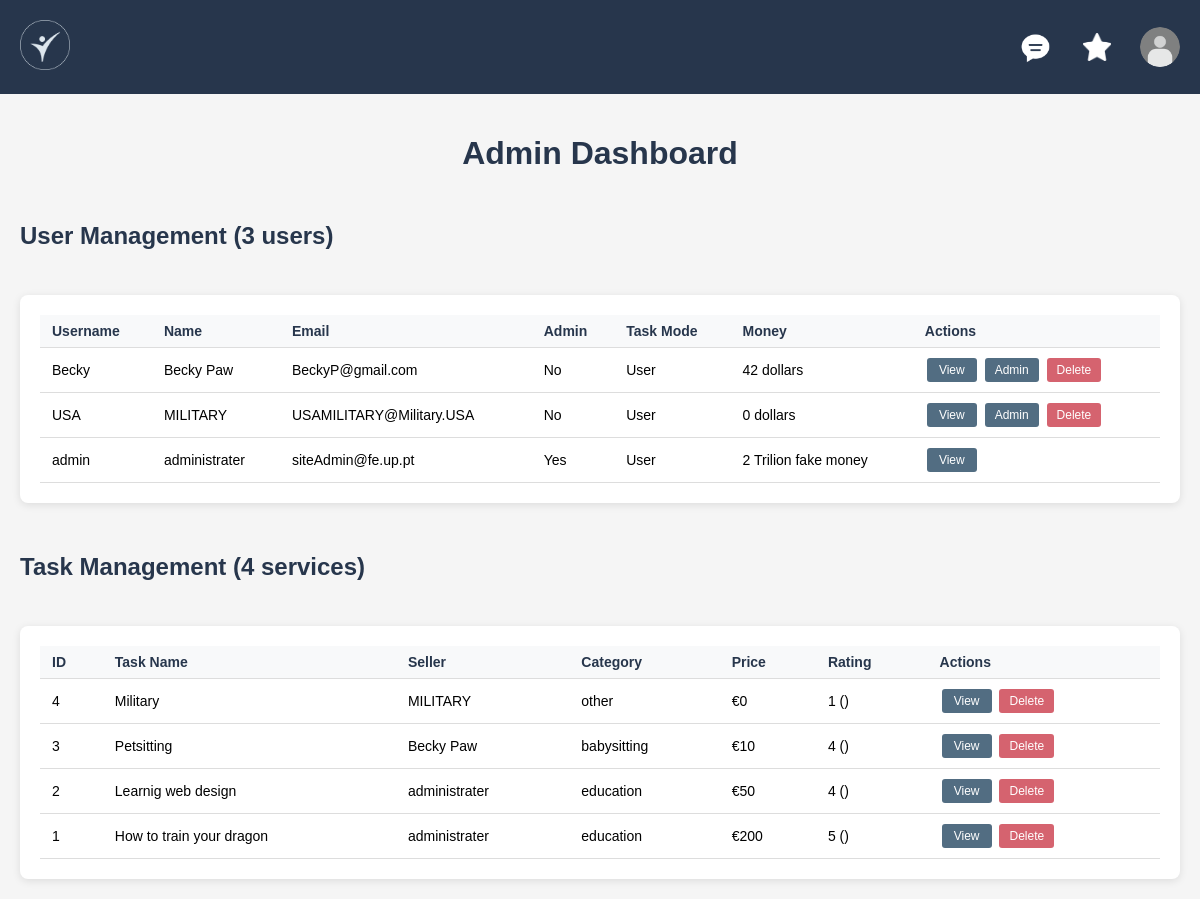
The app's page /pages/admin.php (signed in), older data.
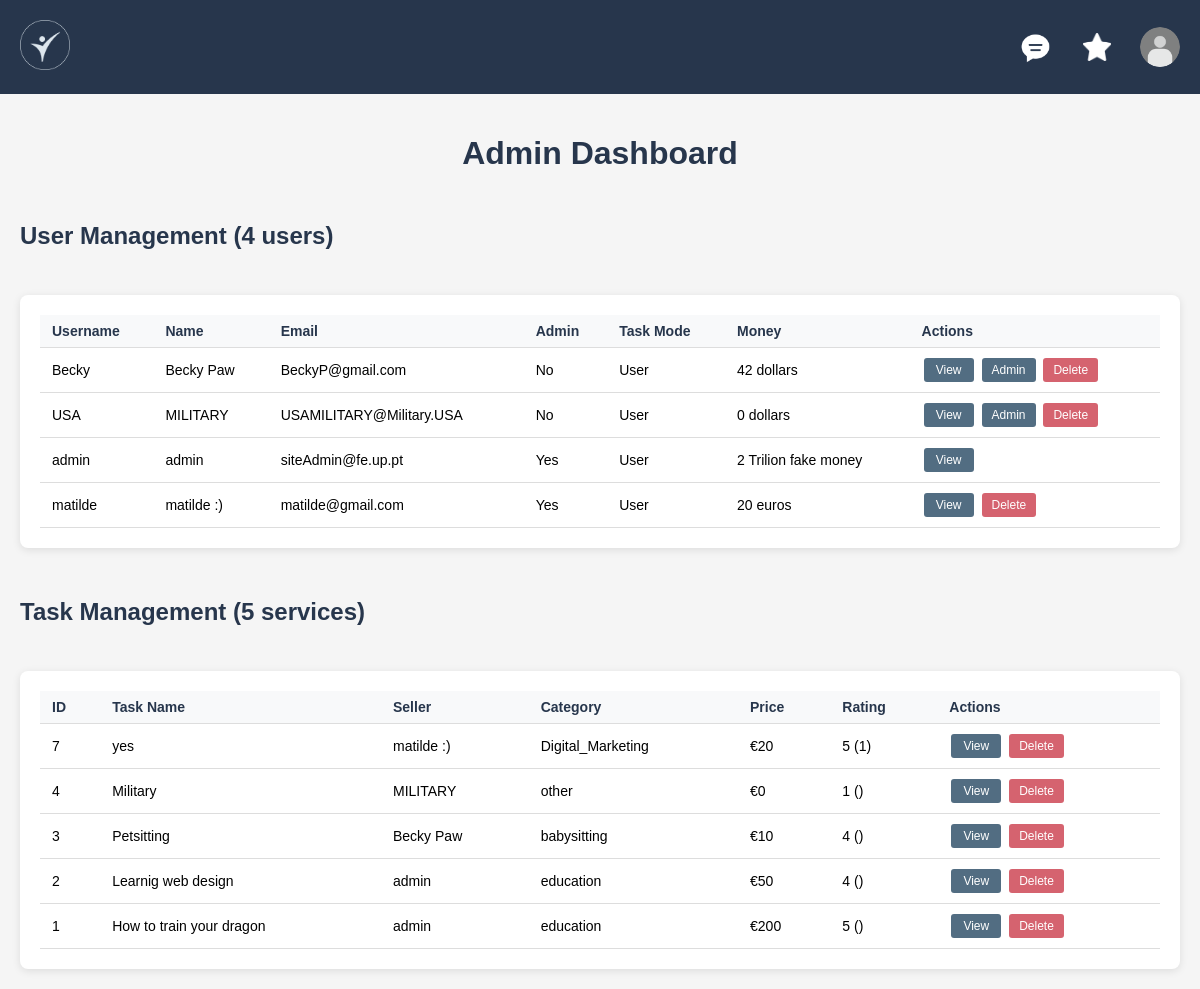
The same page, newer data.
### tables this page shows
CREATE TABLE users (
    username VARCHAR PRIMARY KEY,
    name VARCHAR NOT NULL,
    password VARCHAR NOT NULL,
    email VARCHAR NOT NULL,
    admin_power BOOLEAN,
    task_mode BOOLEAN,
    bio VARCHAR,
    profile_photo VARCHAR(255), 
    skills TEXT,
    money string NOT NULL 
);

CREATE TABLE services (
    id INTEGER PRIMARY KEY AUTOINCREMENT,
    taskname VARCHAR NOT NULL,
    pricing INTEGER NOT NULL,
    delivery_time VARCHAR REFERENCES delivery_time,
    description VARCHAR,
    rating INTEGER,
    Nrating INTEGER,
    category VARCHAR REFERENCES categories,
    user VARCHAR REFERENCES users ON DELETE CASCADE,
    image TEXT
);

### database/user_db.php (called while the page is built, shortened)
<?php
class User {
    public static function get_users() {
        $db = Database::getInstance();
        $stmt = $db->prepare('SELECT username, name, email, admin_power, task_mode, money, bio, skills, profile_photo FROM users ORDER BY username ASC');
        $stmt->execute();
        return $stmt->fetchAll();
    }
}
?>

### pages/admin.php (the view, shortened to what this page needs)
<?php
require_once(__DIR__ . '/../database/user_db.php');
$allServices = [];
$allUsers = User::get_users();
try {
    $db = Database::getInstance();
    $stmt = $db->prepare("
        SELECT s.*, u.name as seller_name
        FROM services s
        LEFT JOIN users u ON s.user = u.username
        ORDER BY s.id DESC
    ");
    $stmt->execute();
    $allServices = $stmt->fetchAll();
} catch (Exception $e) {
    error_log("Error fetching services: " . $e->getMessage());
}
?>
<!DOCTYPE html>
<html lang="en">
<head>
    <link rel="stylesheet" href="css/style.css">
    <link rel="stylesheet" href="css/admin.css">
</head>
<body>
<?php include_once(__DIR__ . '/../components/header.php'); ?>
<main class="admin-layout">
    <h1>Admin Dashboard</h1>
    <div class="admin-content">
        <h2>User Management (<?= count($allUsers) ?> users)</h2>
        <div class="admin-table-container">
            <table class="admin-table">
                <thead>
                    <tr>
                        <th>Username</th>
                        <th>Name</th>
                        <th>Email</th>
                        <th>Admin</th>
                        <th>Task Mode</th>
                        <th>Money</th>
                        <th>Actions</th>
                    </tr>
                </thead>
                <tbody>
                    <?php if (!empty($allUsers)): ?>
                        <?php foreach ($allUsers as $user): ?>
                            <tr>
                                <td><?= htmlspecialchars($user['username']) ?></td>
                                <td><?= htmlspecialchars($user['name']) ?></td>
                                <td><?= htmlspecialchars($user['email']) ?></td>
                                <td><?= $user['admin_power'] ? 'Yes' : 'No' ?></td>
                                <td><?= $user['task_mode'] ? 'Tasker' : 'User' ?></td>
                                <td><?= htmlspecialchars($user['money']) ?></td>
                                <td>
                                    <a href="user.php?user=<?= urlencode($user['username']) ?>" class="admin-btn view-btn">View</a>
                                    <?php if (!$user['admin_power']): ?>
                                        <a href="#" class="admin-btn promote-btn" onclick="promoteUser('<?= htmlspecialchars($user['username']) ?>'); return false;">Admin</a>
                                    <?php endif; ?>
                                    <?php if ($user['username'] !== $_SESSION['username']): ?>
                                        <a href="#" class="admin-btn delete-btn" onclick="deleteUser('<?= htmlspecialchars($user['username']) ?>'); return false;">Delete</a>
                                    <?php endif; ?>
                                </td>
                            </tr>
                        <?php endforeach; ?>
                    <?php else: ?>
                        <tr><td colspan="7">No users found.</td></tr>
                    <?php endif; ?>
                </tbody>
            </table>
        </div>
        <h2>Task Management (<?= count($allServices) ?> services)</h2>
        <div class="admin-table-container">
            <table class="admin-table">
                <thead>
                    <tr>
                        <th>ID</th>
                        <th>Task Name</th>
                        <th>Seller</th>
                        <th>Category</th>
                        <th>Price</th>
                        <th>Rating</th>
                        <th>Actions</th>
                    </tr>
                </thead>
                <tbody>
                    <?php if (!empty($allServices)): ?>
                        <?php foreach ($allServices as $service): ?>
                            <tr>
                                <td><?= $service['id'] ?></td>
                                <td><?= htmlspecialchars($service['taskname']) ?></td>
                                <td><?= htmlspecialchars($service['seller_name'] ?? $service['user']) ?></td>
                                <td><?= htmlspecialchars($service['category']) ?></td>
                                <td>€<?= $service['pricing'] ?></td>
                                <td><?= $service['rating'] ?> (<?= $service['Nrating'] ?>)</td>
                                <td>
                                    <a href="task.php?id=<?= $service['id'] ?>" class="admin-btn view-btn">View</a>
                                    <a href="#" class="admin-btn delete-btn" onclick="deleteService(<?= $service['id'] ?>); return false;">Delete</a>
                                </td>
                            </tr>
                        <?php endforeach; ?>
                    <?php else: ?>
                        <tr><td colspan="7">No services found.</td></tr>
                    <?php endif; ?>
                </tbody>
            </table>
        </div>
    </div>
</main>
</body>
</html>

### components/header.php (shortened to what this page needs)
<?php
$userPhoto = '../docs/user_icon.png';
if (isset($_SESSION['username'])) {
    require_once(__DIR__ . '/../database/user_db.php');
}
?>
<header>
    <a href="home.php"><img src="../docs/logo.png" alt="Taskly Logo" class="logo"></a>
    <div class="header-right">
        <?php if (isset($_SESSION['username'])): ?>
            <a href="messages.php" class="messages-button">
                <img src="../docs/message.png" alt="Messages" class="message-icon">
            </a>
            <a href="favorites.php" class="favorites-button">
                <img src="../docs/star.png" alt="Favorites" class="star-icon">
            </a>
        <?php endif; ?>
        <img src="<?= htmlspecialchars($userPhoto) ?>" alt="User Profile" class="user-icon" onclick="toggleUserMenu()">
    </div>
</header>

### pages/css/style.css (style rules this page uses)
body { font-family: Arial, sans-serif; background-color: #f5f5f5; margin: 0; padding: 0; }
header { background-color: #27364c; color: white; padding: 20px; display: flex; align-items: center; gap: 10px; }
main { padding: 20px; }
.logo { height: 50px; width: auto; }
.header-right { display: flex; align-items: center; gap: 20px; margin-left: auto; position: relative; }
.user-icon { height: 40px; width: 40px; border-radius: 50%; cursor: pointer; }
.favorites-button { display: flex; align-items: center; justify-content: center; width: 40px; height: 40px; margin: 0 1px; border-radius: 50%; transition: background-color 0.2s ease; padding-right: 2px; }
.star-icon { width: 28px; height: 28px; transition: color 0.2s ease; filter: brightness(0) invert(1); }
.messages-button { display: flex; align-items: center; justify-content: center; width: 40px; height: 40px; margin: 0 1px; border-radius: 50%; transition: background-color 0.2s ease; }
.message-icon { width: 40px; height: 40px; filter: brightness(0) invert(1); }

### pages/css/admin.css (style rules this page uses)
.admin-layout { max-width: 1400px; margin: 0 auto; padding: 20px; }
.admin-layout h1 { color: #27364c; margin-bottom: 30px; text-align: center; }
.admin-content { display: flex; flex-direction: column; gap: 30px; }
.admin-content h2 { color: #27364c; margin-bottom: 15px; font-size: 24px; }
.admin-table-container { padding: 20px; overflow-x: auto; background: white; border-radius: 8px; box-shadow: 0 2px 8px rgba(0,0,0,0.1); }
.admin-table { width: 100%; border-collapse: collapse; margin: 0; }
.admin-table th, .admin-table td { padding: 8px 12px; text-align: left; border-bottom: 1px solid #ddd; font-size: 14px; }
.admin-table th { background: #f8f9fa; font-weight: bold; color: #27364c; }
.admin-btn { padding: 5px 10px; margin: 2px; border: none; border-radius: 3px; cursor: pointer; text-decoration: none; display: inline-block; font-size: 12px; text-align: center; min-width: 50px; box-sizing: border-box; font-family: inherit; }
.view-btn { background-color: #526D82; color: white; }
.promote-btn { background-color: #526D82; color: white; }
.delete-btn { background-color: #d5636f; color: white; }

Row changes from the older to the newer data that the page shows:
changed users "admin": name "administrater" → "admin"
added users: username "matilde", name "matilde :)", email "matilde@gmail.com", admin_power "Yes", task_mode "User", money "20 euros"
added services: id "7", taskname "yes", user.name "matilde :)", category "Digital_Marketing", pricing "20", rating "5", Nrating "1"
changed through a linked row, services "Learnig web design": user.name "administrater" → "admin"
changed through a linked row, services "How to train your dragon": user.name "administrater" → "admin"
Text that changed along with them:
count($allUsers): "3" → "4"
count($allServices): "4" → "5"
